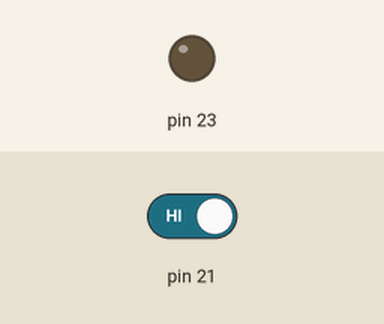
Bench run of a program on a simulated Raspberry Pi (header pin numbers). Parts: output pins drawn as LEDs (lit = HIGH). The inputs (shaded band) are chosen by the test bench; at power-on: pin 21 HIGH.

Above: at 1.2 s.
1.3 s: pin 21 driven LOW
At 2.3 s:
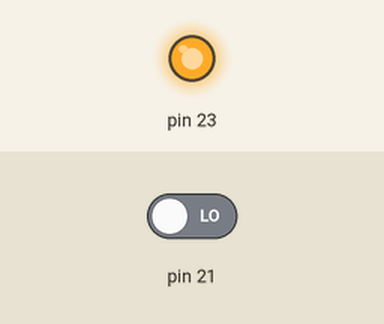
Timing chart, 0 to 4.3 s (numbered marks = the images above; inputs shaded):
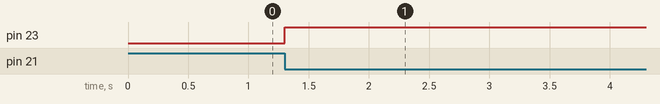

The program:

taster-callback.py
```python
#!/usr/bin/python3
# -*- coding: utf-8 -*-
import RPi.GPIO as GPIO
import time, sys

# Pin-Nummern verwenden (nicht GPIO-Nummern!)
GPIO.setmode(GPIO.BOARD)
ledStatus = 0

# GPIO 21 = Input, 23 = Ouptput
GPIO.setup(21, GPIO.IN)
GPIO.setup(23, GPIO.OUT)
GPIO.output(23, ledStatus)

# Funktion definieren, um bei Tastendruck den
# LED-Zustand zu ändern
def switch_on( pin ):
  global ledStatus
  ledStatus = not ledStatus
  GPIO.output(23, ledStatus)
  return

# switch_on-Funktion aufrufen, wenn Signal
# von HIGH auf LOW wechselt
GPIO.add_event_detect(21, GPIO.FALLING)
GPIO.add_event_callback(21, switch_on)

# mit minimaler CPU-Belastung auf das Programmende
# durch Strg+C warten
try:
  while True:
    time.sleep(5)
except KeyboardInterrupt:
  GPIO.cleanup()
  sys.exit()
```

Measured:
- after the input at 1.3 s, pin 23: LOW → HIGH at once
